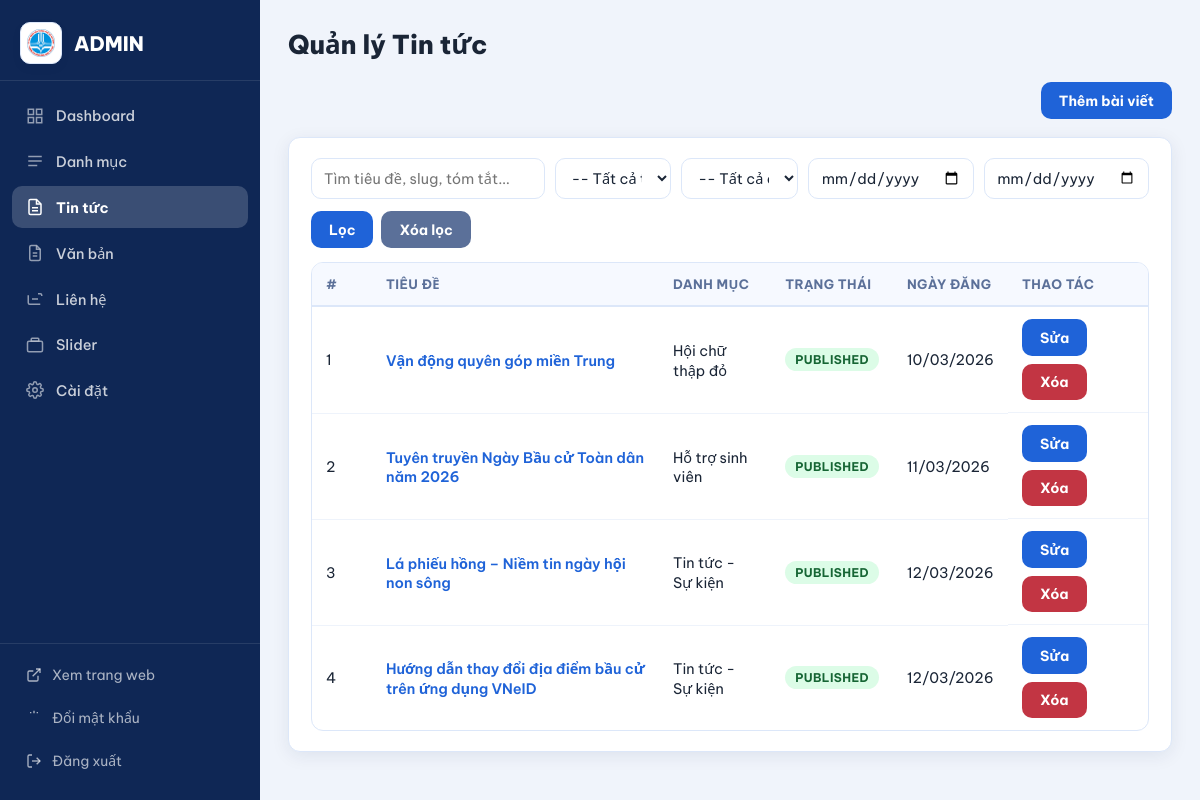
Page /admin/tin-tuc.php (signed in) on the committed database.
### tables this page shows
CREATE TABLE IF NOT EXISTS `posts` (
  `id` int NOT NULL AUTO_INCREMENT,
  `category_id` int DEFAULT NULL,
  `title` varchar(255) NOT NULL,
  `slug` varchar(255) NOT NULL,
  `excerpt` text,
  `content` longtext,
  `thumbnail` varchar(500) DEFAULT NULL,
  `status` enum('draft','published') NOT NULL DEFAULT 'published',
  `published_at` date NOT NULL,
  `created_at` timestamp NULL DEFAULT CURRENT_TIMESTAMP,
  `updated_at` timestamp NULL DEFAULT CURRENT_TIMESTAMP ON UPDATE CURRENT_TIMESTAMP,
  PRIMARY KEY (`id`),
  UNIQUE KEY `slug` (`slug`),
  KEY `fk_posts_category` (`category_id`)
);

CREATE TABLE IF NOT EXISTS `categories` (
  `id` int NOT NULL AUTO_INCREMENT,
  `name` varchar(180) NOT NULL,
  `slug` varchar(200) NOT NULL,
  `sort_order` int NOT NULL DEFAULT '0',
  `is_active` tinyint(1) NOT NULL DEFAULT '1',
  `created_at` timestamp NULL DEFAULT CURRENT_TIMESTAMP,
  PRIMARY KEY (`id`),
  UNIQUE KEY `slug` (`slug`)
);

### includes/functions.php (called while the page is built, shortened)
<?php
function e(string $value): string
{
    return htmlspecialchars($value, ENT_QUOTES, 'UTF-8');
}
function format_date(string $value): string
{
    return date('d/m/Y', strtotime($value));
}

### admin/tin-tuc.php (the view, shortened to what this page needs)
<?php
require __DIR__ . '/includes/bootstrap.php';
    ?>
    <?php
$page = max(1, (int) ($_GET['page'] ?? 1));
$limit = 10;
$offset = ($page - 1) * $limit;
$q = trim((string) ($_GET['q'] ?? ''));
$fFrom = trim((string) ($_GET['from'] ?? ''));
$fTo = trim((string) ($_GET['to'] ?? ''));
$where = ['1=1'];
$whereSql = implode(' AND ', $where);
$listStmt = $pdo->prepare(
    "SELECT p.*, c.name AS category_name
     FROM posts p
     LEFT JOIN categories c ON c.id = p.category_id
     WHERE $whereSql
     ORDER BY p.id DESC
     LIMIT ? OFFSET ?"
);
$paramIndex = 1;
$listStmt->bindValue($paramIndex, $limit, PDO::PARAM_INT);
$listStmt->bindValue($paramIndex + 1, $offset, PDO::PARAM_INT);
$listStmt->execute();
$items = $listStmt->fetchAll();
require __DIR__ . '/includes/header.php';
?>
<div class="page-heading">
    <a href="tin-tuc.php?action=add" class="btn btn-primary">Thêm bài viết</a>
</div>
<div class="card">
    <form method="get" class="filter-panel">
        <div class="filter-grid">
            <input type="text" name="q" placeholder="Tìm tiêu đề, slug, tóm tắt..." value="<?= e($q) ?>">
            <select name="status">
                <option value="">-- Tất cả trạng thái --</option>
            </select>
            <select name="category_id">
                <option value="">-- Tất cả danh mục --</option>
            </select>
            <input type="date" name="from" value="<?= e($fFrom) ?>">
            <input type="date" name="to" value="<?= e($fTo) ?>">
        </div>
        <div class="filter-actions">
            <button type="submit" class="btn btn-primary">Lọc</button>
            <a href="tin-tuc.php" class="btn btn-secondary">Xóa lọc</a>
        </div>
    </form>
    <div class="table-wrap" style="padding:0; box-shadow:none; margin-top:10px;">
        <table class="admin-table">
            <thead>
            <tr>
                <th width="60">#</th>
                <th>Tiêu đề</th>
                <th>Danh mục</th>
                <th>Trạng thái</th>
                <th>Ngày đăng</th>
                <th width="140">Thao tác</th>
            </tr>
            </thead>
            <tbody>
            <?php if (!$items): ?>
                <tr>
                    <td colspan="6" class="text-center">Chưa có bài viết nào.</td>
                </tr>
            <?php else: ?>
                <?php foreach ($items as $idx => $item): ?>
                    <tr>
                        <td><?= $offset + $idx + 1 ?></td>
                        <td><a href="tin-tuc.php?action=edit&id=<?= (int) $item['id'] ?>"><?= e((string) $item['title']) ?></a></td>
                        <td><?= e((string) ($item['category_name'] ?? '---')) ?></td>
                        <td>
                            <span class="badge badge-<?= e((string) $item['status']) ?>"><?= e((string) $item['status']) ?></span>
                        </td>
                        <td><?= e(format_date((string) $item['published_at'])) ?></td>
                        <td class="actions">
                            <a class="btn btn-primary" href="tin-tuc.php?action=edit&id=<?= (int) $item['id'] ?>">Sửa</a>
                            <a class="btn btn-danger" href="tin-tuc.php?action=delete&id=<?= (int) $item['id'] ?>" onclick="return confirm('Xóa bài viết này?')">Xóa</a>
                        </td>
                    </tr>
                <?php endforeach; ?>
            <?php endif; ?>
            </tbody>
        </table>
    </div>
</div>
<?php require __DIR__ . '/includes/footer.php'; ?>

### assets/css/admin.css (style rules this page uses)
:root { --primary: #1f63d8; --primary-d: #1550b8; --sidebar-bg: #0f2755; --sidebar-hover: rgba(255,255,255,.1); --sidebar-active: rgba(255,255,255,.18); --bg: #f0f4fb; --card: #ffffff; --border: #dce7f9; --text: #1a2536; --muted: #5b7099; --danger: #c23543; --success-bg: #e6f7ee; --success-text: #15673c; --success-border: #a8dfbe; --error-bg: #fdecee; --error-text: #8d1a2b; --error-border: #f2c5cc; --radius: 12px; --shadow: 0 4px 18px rgba(18,36,71,.08); }
*, *::before, *::after { box-sizing: border-box; }
html { height: 100%; }
body { margin: 0; font-family: 'Be Vietnam Pro', 'Segoe UI', Tahoma, Geneva, Verdana, sans-serif; font-size: 15px; background: var(--bg); color: var(--text); height: 100%; }
a { text-decoration: none; }
.card { background: var(--card); border-radius: var(--radius); padding: 20px 22px; box-shadow: var(--shadow); border: 1px solid var(--border); margin-bottom: 16px; }
.table-wrap { background: var(--card); border-radius: var(--radius); overflow: hidden; border: 1px solid var(--border); box-shadow: var(--shadow); }
table { width: 100%; border-collapse: collapse; }
thead { background: #f6f9ff; }
th { padding: 12px 14px; text-align: left; font-size: 13px; font-weight: 700; color: var(--muted); text-transform: uppercase; letter-spacing: .4px; border-bottom: 2px solid var(--border); }
td { padding: 12px 14px; border-bottom: 1px solid #eef3fb; vertical-align: middle; font-size: 14.5px; }
tbody tr:last-child td { border-bottom: none; }
.admin-table td a:not(.btn) { color: var(--primary); font-weight: 600; }
input, select, textarea { width: 100%; border: 1.5px solid var(--border); border-radius: 10px; padding: 9px 12px; font: inherit; font-size: 14.5px; background: #fff; color: var(--text); transition: border-color .15s, box-shadow .15s; outline: none; }
button, .btn { display: inline-flex; align-items: center; justify-content: center; gap: 6px; padding: 9px 18px; border-radius: 10px; border: 0; font: inherit; font-size: 14px; font-weight: 700; cursor: pointer; text-decoration: none; transition: opacity .15s, transform .1s; background: var(--primary); color: #fff; width: auto; }
.btn-primary { background: var(--primary); color: #fff; }
.btn-danger { background: var(--danger); color: #fff; }
.btn-secondary { background: #5b7099; color: #fff; }
.admin-table .btn, .actions .btn { color: #fff; text-decoration: none; }
.badge { display: inline-flex; align-items: center; border-radius: 999px; font-size: 12px; font-weight: 700; text-transform: uppercase; letter-spacing: .4px; padding: 4px 10px; }
.badge-published { background: #dcfce7; color: #166534; }
.page-heading { display: flex; justify-content: space-between; align-items: center; gap: 10px; margin-bottom: 18px; }
.filter-panel { display: flex; flex-direction: column; gap: 12px; margin-bottom: 14px; }
.filter-grid { display: grid; grid-template-columns: 2fr 1fr 1fr 1fr 1fr; gap: 10px; }
.filter-actions { display: flex; gap: 8px; }
.actions { display: flex; gap: 8px; flex-wrap: wrap; align-items: center; }

### rows in the picture
posts: idx "1", title "Vận động quyên góp miền Trung", category.name "Hội chữ thập đỏ", status "PUBLISHED", published_at "10/03/2026"
posts: idx "2", title "Tuyên truyền Ngày Bầu cử Toàn dân năm 2026", category.name "Hỗ trợ sinh viên", status "PUBLISHED", published_at "11/03/2026"
posts: idx "3", title "Lá phiếu hồng – Niềm tin ngày hội non sông", category.name "Tin tức - Sự kiện", status "PUBLISHED", published_at "12/03/2026"
posts: idx "4", title "Hướng dẫn thay đổi địa điểm bầu cử trên ứng dụng VNeID", category.name "Tin tức - Sự kiện", status "PUBLISHED", published_at "12/03/2026"

### other values in the picture
$pageTitle "Quản lý Tin tức"
